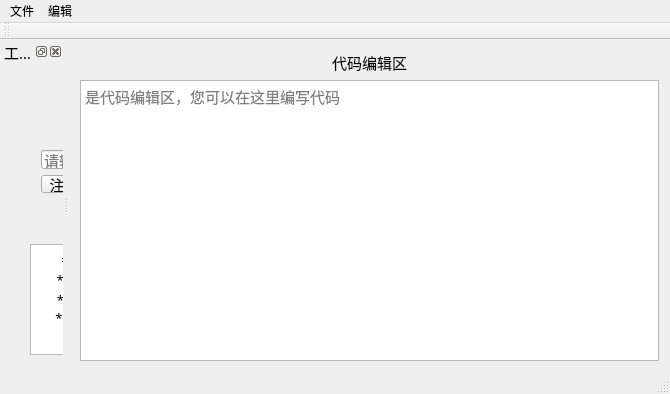
<?xml version="1.0" encoding="UTF-8"?>
<ui version="4.0">
 <class>MainWindow</class>
 <widget class="QMainWindow" name="MainWindow">
  <property name="geometry">
   <rect>
    <x>0</x>
    <y>0</y>
    <width>670</width>
    <height>394</height>
   </rect>
  </property>
  <property name="windowTitle">
   <string>MainWindow</string>
  </property>
  <widget class="QWidget" name="centralWidget">
   <layout class="QGridLayout" name="gridLayout">
    <item row="1" column="0">
     <widget class="QTextEdit" name="textEdit">
      <property name="font">
       <font>
        <family>Microsoft YaHei</family>
        <pointsize>11</pointsize>
       </font>
      </property>
      <property name="placeholderText">
       <string>是代码编辑区，您可以在这里编写代码</string>
      </property>
     </widget>
    </item>
    <item row="0" column="0">
     <widget class="QLabel" name="label">
      <property name="font">
       <font>
        <family>Microsoft YaHei</family>
        <pointsize>11</pointsize>
       </font>
      </property>
      <property name="text">
       <string>代码编辑区</string>
      </property>
      <property name="alignment">
       <set>Qt::AlignCenter</set>
      </property>
     </widget>
    </item>
   </layout>
  </widget>
  <widget class="QMenuBar" name="menuBar">
   <property name="geometry">
    <rect>
     <x>0</x>
     <y>0</y>
     <width>670</width>
     <height>21</height>
    </rect>
   </property>
   <widget class="QMenu" name="menuaaa">
    <property name="title">
     <string>文件</string>
    </property>
    <addaction name="actionnew"/>
    <addaction name="actionda"/>
   </widget>
   <widget class="QMenu" name="menu">
    <property name="title">
     <string>编辑</string>
    </property>
    <addaction name="actionfu"/>
    <addaction name="actionsd"/>
   </widget>
   <addaction name="menuaaa"/>
   <addaction name="menu"/>
  </widget>
  <widget class="QToolBar" name="mainToolBar">
   <attribute name="toolBarArea">
    <enum>TopToolBarArea</enum>
   </attribute>
   <attribute name="toolBarBreak">
    <bool>false</bool>
   </attribute>
  </widget>
  <widget class="QStatusBar" name="statusBar"/>
  <widget class="QDockWidget" name="dockWidget">
   <property name="font">
    <font>
     <family>Microsoft YaHei</family>
     <pointsize>11</pointsize>
    </font>
   </property>
   <property name="windowTitle">
    <string>工具箱</string>
   </property>
   <attribute name="dockWidgetArea">
    <number>1</number>
   </attribute>
   <widget class="QWidget" name="dockWidgetContents_4">
    <widget class="QTextEdit" name="textEdit_3">
     <property name="geometry">
      <rect>
       <x>30</x>
       <y>180</y>
       <width>181</width>
       <height>111</height>
      </rect>
     </property>
     <property name="readOnly">
      <bool>true</bool>
     </property>
     <property name="html">
      <string notr="true">&lt;!DOCTYPE HTML PUBLIC &quot;-//W3C//DTD HTML 4.0//EN&quot; &quot;http://www.w3.org/TR/REC-html40/strict.dtd&quot;&gt;
&lt;html&gt;&lt;head&gt;&lt;meta name=&quot;qrichtext&quot; content=&quot;1&quot; /&gt;&lt;style type=&quot;text/css&quot;&gt;
p, li { white-space: pre-wrap; }
&lt;/style&gt;&lt;/head&gt;&lt;body style=&quot; font-family:'Microsoft YaHei'; font-size:11pt; font-weight:400; font-style:normal;&quot;&gt;
&lt;p align=&quot;center&quot; style=&quot; margin-top:0px; margin-bottom:0px; margin-left:0px; margin-right:0px; -qt-block-indent:0; text-indent:0px;&quot;&gt;&lt;span style=&quot; font-family:'Microsoft YaHei UI'; font-size:10pt;&quot;&gt;==== 作者信息 ====&lt;/span&gt;&lt;/p&gt;
&lt;p align=&quot;center&quot; style=&quot; margin-top:0px; margin-bottom:0px; margin-left:0px; margin-right:0px; -qt-block-indent:0; text-indent:0px;&quot;&gt;&lt;span style=&quot; font-family:'Microsoft YaHei UI'; font-size:10pt;&quot;&gt;*           张厚今           *&lt;/span&gt;&lt;/p&gt;
&lt;p align=&quot;center&quot; style=&quot; margin-top:0px; margin-bottom:0px; margin-left:0px; margin-right:0px; -qt-block-indent:0; text-indent:0px;&quot;&gt;&lt;span style=&quot; font-family:'Microsoft YaHei UI'; font-size:10pt;&quot;&gt;*        电科17-2          *&lt;/span&gt;&lt;/p&gt;
&lt;p align=&quot;center&quot; style=&quot; margin-top:0px; margin-bottom:0px; margin-left:0px; margin-right:0px; -qt-block-indent:0; text-indent:0px;&quot;&gt;&lt;span style=&quot; font-family:'Microsoft YaHei UI'; font-size:10pt;&quot;&gt;*   201723010237     *&lt;/span&gt;&lt;/p&gt;
&lt;p align=&quot;center&quot; style=&quot; margin-top:0px; margin-bottom:0px; margin-left:0px; margin-right:0px; -qt-block-indent:0; text-indent:0px;&quot;&gt;&lt;span style=&quot; font-family:'Microsoft YaHei UI'; font-size:10pt;&quot;&gt;==============&lt;/span&gt;&lt;/p&gt;&lt;/body&gt;&lt;/html&gt;</string>
     </property>
     <property name="placeholderText">
      <string notr="true"/>
     </property>
    </widget>
    <widget class="QWidget" name="">
     <property name="geometry">
      <rect>
       <x>30</x>
       <y>50</y>
       <width>181</width>
       <height>90</height>
      </rect>
     </property>
     <layout class="QVBoxLayout" name="verticalLayout_3">
      <item>
       <widget class="QLabel" name="label_3">
        <property name="font">
         <font>
          <family>Microsoft YaHei</family>
          <pointsize>11</pointsize>
         </font>
        </property>
        <property name="text">
         <string>查找和替换</string>
        </property>
        <property name="alignment">
         <set>Qt::AlignCenter</set>
        </property>
       </widget>
      </item>
      <item>
       <widget class="QLineEdit" name="lineEdit_2">
        <property name="font">
         <font>
          <family>Microsoft YaHei</family>
          <pointsize>11</pointsize>
         </font>
        </property>
        <property name="text">
         <string notr="true"/>
        </property>
        <property name="placeholderText">
         <string>请输入待查找的文字</string>
        </property>
       </widget>
      </item>
      <item>
       <layout class="QHBoxLayout" name="horizontalLayout_2">
        <item>
         <widget class="QPushButton" name="pushButton_3">
          <property name="font">
           <font>
            <family>Microsoft YaHei</family>
            <pointsize>11</pointsize>
           </font>
          </property>
          <property name="text">
           <string>注释文字</string>
          </property>
         </widget>
        </item>
        <item>
         <widget class="QPushButton" name="pushButton_4">
          <property name="font">
           <font>
            <family>Microsoft YaHei</family>
            <pointsize>11</pointsize>
           </font>
          </property>
          <property name="text">
           <string>取消注释</string>
          </property>
         </widget>
        </item>
       </layout>
      </item>
     </layout>
    </widget>
   </widget>
  </widget>
  <action name="actionnew">
   <property name="icon">
    <iconset resource="myimages.qrc">
     <normaloff>:/image/images/new.png</normaloff>:/image/images/new.png</iconset>
   </property>
   <property name="text">
    <string>新建</string>
   </property>
   <property name="shortcut">
    <string>Ctrl+N</string>
   </property>
  </action>
  <action name="actionda">
   <property name="icon">
    <iconset resource="myimages.qrc">
     <normaloff>:/image/images/open.png</normaloff>:/image/images/open.png</iconset>
   </property>
   <property name="text">
    <string>打开</string>
   </property>
   <property name="shortcut">
    <string>Ctrl+O</string>
   </property>
  </action>
  <action name="actionfu">
   <property name="icon">
    <iconset resource="myimages.qrc">
     <normaloff>:/image/images/copy.png</normaloff>:/image/images/copy.png</iconset>
   </property>
   <property name="text">
    <string>复制</string>
   </property>
   <property name="shortcut">
    <string>Ctrl+C</string>
   </property>
  </action>
  <action name="actionsd">
   <property name="icon">
    <iconset resource="myimages.qrc">
     <normaloff>:/image/images/paste.png</normaloff>:/image/images/paste.png</iconset>
   </property>
   <property name="text">
    <string>粘贴</string>
   </property>
   <property name="shortcut">
    <string>Ctrl+V</string>
   </property>
  </action>
 </widget>
 <layoutdefault spacing="6" margin="11"/>
 <resources>
  <include location="myimages.qrc"/>
 </resources>
 <connections/>
</ui>
